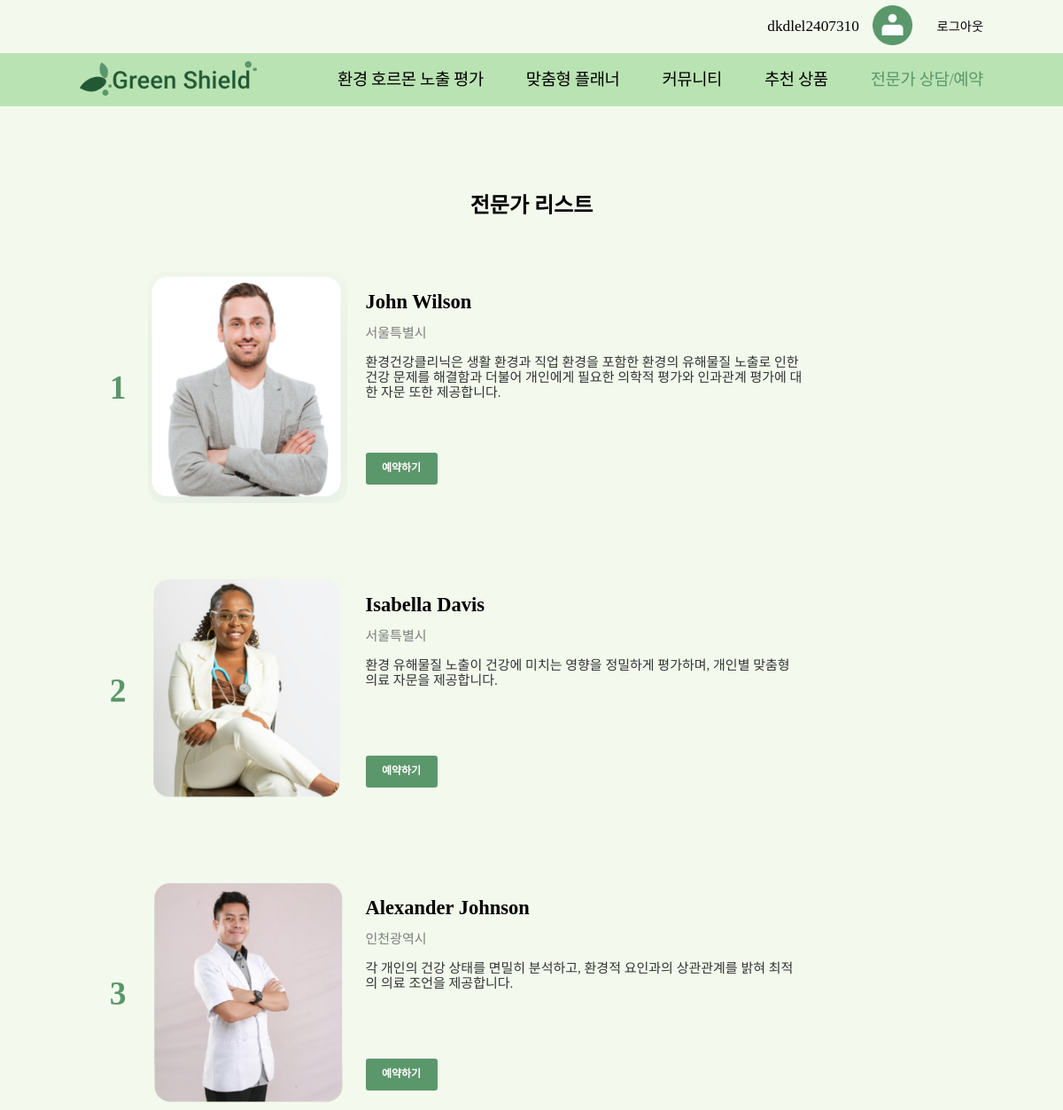
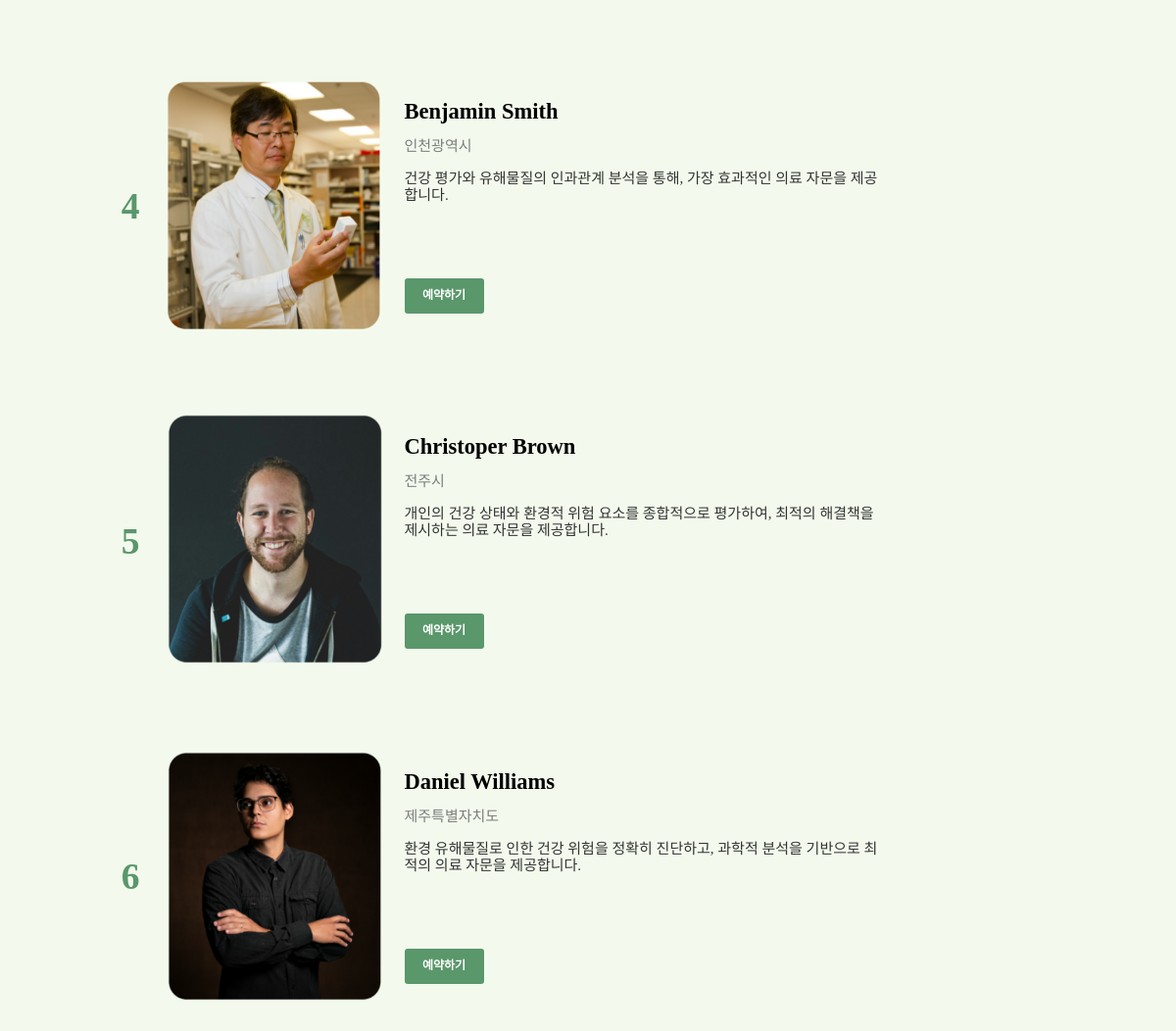
Page /green/expert/ (signed in) on the committed database (2 pictures, top to bottom).
### green/models.py (models this page shows, shortened)
class Expert(models.Model):
    name = models.CharField(max_length=100)
    location = models.CharField(max_length=100)
    description = models.TextField()
    photo = models.ImageField(upload_to='experts/')

### green/views.py (the view)
# urls.py: path('expert/', views.expert, name='expert'),
@login_required
def expert(request):
    try:
        user_profile = UserProfile.objects.get(user=request.user)
        if not user_profile.is_premium:
            return redirect('green:premium_info')
    except UserProfile.DoesNotExist:
        return redirect('green:premium_info')
    experts = Expert.objects.all()
    return render(request, 'green/expert.html', {'experts': experts})

### green/templates/green/expert.html (shortened to what this page needs)
{% load static %} {% include 'green/header.html' %}
<!DOCTYPE html>
<html lang="ko">
  <head>
    <link rel="stylesheet" href="{% static 'css/expert.css' %}" />
  </head>
  <body>
    <section>
      <h1 class="page-name">전문가 리스트</h1>
      <ol class="expert-lists">
        {% for expert in experts %}
        <li class="expert-list">
          <div class="img-back_reservation_expert">
            <img src="{{ expert.photo.url }}" alt="{{ expert.name }}" class="img-back_reservation_expert" />
          </div>
          <div class="container">
            <div class="info-container">
              <h4 class="name">{{ expert.name }}</h4>
              <p class="location">{{ expert.location }}</p>
              <p class="introduce">{{ expert.description }}</p>
            </div>
            <a href="{% url 'green:reserve' expert.id %}" class="button">
              <button>예약하기</button>
            </a>
          </div>
        </li>
        {% endfor %}
      </ol>
    </section>
  </body>
</html>

### green/templates/green/header.html (shortened to what this page needs)
{% load static %}
<!DOCTYPE html>
<html lang="ko">
  <head>
    <link rel="stylesheet" href="{% static 'css/resetCSS.css' %}" />
    <link rel="stylesheet" href="{% static 'css/header.css' %}" />
  </head>
  <body>
    <header class="top-bar">
      <p class="user">
        <a href="{% url 'green:mypage' %}">{{ user.username }}</a>
      </p>
      <div>
        <img
          src="{% static 'img/anonymousProfile_header_60x60.png' %}"
          alt="img"
          class="img-AnonymousProfile"
        />
      </div>
      <p class="logout"><a href="#" id="logoutLink">로그아웃</a></p>
    </header>
    <nav class="top-bar">
      <div class="container">
        <a href="{% url 'green:main' %}">
          <div class="logo">
            <img
              src="{% static 'img/logo_header.png' %}"
              alt="GreenShield"
              class="logo"
            />
          </div>
        </a>
        <div class="nav-list">
          <a href="{% url 'green:test' %}" class="selected"
            >환경 호르몬 노출 평가</a
          >
          <a href="{% url 'green:list' %}">맞춤형 플래너</a>
          <a href="{% url 'green:community' %}">커뮤니티</a>
          <a href="{% url 'green:market' %}">추천 상품</a>
          <a href="{% url 'green:expert' %}">전문가 상담/예약</a>
        </div>
      </div>
    </nav>
  </body>
</html>

### static/css/header.css (style rules this page uses)
body { background-color: #f3faed; }
div.logo { width: 266px; height: 55px; }
img.logo { width: 266px; height: 55px; }
header.top-bar { display: flex; justify-content: flex-end; align-items: center; padding: 0 120px; height: 80px; z-index: 0; }
header.top-bar p.user { margin: 0 20px; font-weight: 500; font-size: 23px; }
header.top-bar p.logout { margin-left: 37px; font-weight: 500; font-size: 19px; }
header.top-bar img.img-AnonymousProfile { width: 60px; height: 60px; }
header.top-bar a { text-decoration: none; color: black; }
nav.top-bar { position: relative; z-index: 999; background-color: #bae3b3; padding: 0 120px; height: 80px; z-index: 0; }
nav.top-bar div.container { display: flex; justify-content: space-between; align-items: center; height: 80px; }
nav.top-bar div.nav-list { display: flex; justify-content: space-between; align-items: center; }
nav.top-bar div.nav-list a { margin-left: 64px; font-weight: 500; font-size: 25px; letter-spacing: -0.5px; text-decoration: none; color: black; }
nav.top-bar div.nav-list a.selected { color: #5a976b; }

### static/css/expert.css (style rules this page uses)
section h1.page-name { margin: 132px 0 80px 0; display: flex; justify-content: center; }
section ol.expert-lists { margin: 0; padding: 0 120px; list-style: none; counter-reset: list-counter; }
section li.expert-list { display: flex; justify-content: flex-start; align-items: center; margin-bottom: 108px; counter-increment: list-counter; position: relative; padding-left: 102px; }
section li.expert-list::before { content: counter(list-counter); position: absolute; left: 45px; text-align: center; font-weight: 900; font-size: 50px; color: #5a976b; }
section div.img-back_reservation_expert { margin: 0; padding: 0; width: 300px; height: 348px; border-radius: 24px; overflow: hidden; }
section img.img-back_reservation_expert { margin: 0; padding: 0; width: 100%; height: 100%; object-fit: cover; }
section div.container { width: 718px; height: 348px; display: flex; justify-content: space-between; align-items: flex-start; flex-direction: column; }
section div.info-container { padding: 28px; }
section h4.name { margin: 0 0 20px 0; padding: 0; font-weight: 900; font-size: 30px; }
section p.location { margin: 0 0 20px 0; padding: 0; font-weight: 500; font-size: 20px; color: #7d7d7d; }
section p.introduce { margin: 0 0 20px 0; padding: 0; font-weight: 500; font-size: 20px; color: #333333; }
a.button { margin: 28px; width: 108px; height: 48px; }
section button { margin: 0; width: 108px; height: 48px; border: none; border-radius: 4px; background-color: #5a976b; font-weight: 900; font-size: 16px; color: white; }

### rows in the picture
Expert: photo (picture), name "John Wilson", location "서울특별시", description "환경건강클리닉은 생활 환경과 직업 환경을 포함한 환경의 유해물질 노출로 인한 건강 문제를 해결함과 더불어 개인에게 필요한 의학적 평가와 인과관계 평가에 대한 자문 또한 제공합니다."
Expert: photo (picture), name "Isabella Davis", location "서울특별시", description "환경 유해물질 노출이 건강에 미치는 영향을 정밀하게 평가하며, 개인별 맞춤형 의료 자문을 제공합니다."
Expert: photo (picture), name "Alexander Johnson", location "인천광역시", description "각 개인의 건강 상태를 면밀히 분석하고, 환경적 요인과의 상관관계를 밝혀 최적의 의료 조언을 제공합니다."
Expert: photo (picture), name "Benjamin Smith", location "인천광역시", description "건강 평가와 유해물질의 인과관계 분석을 통해, 가장 효과적인 의료 자문을 제공합니다."
Expert: photo (picture), name "Christoper Brown", location "전주시", description "개인의 건강 상태와 환경적 위험 요소를 종합적으로 평가하여, 최적의 해결책을 제시하는 의료 자문을 제공합니다."
Expert: photo (picture), name "Daniel Williams", location "제주특별자치도", description "환경 유해물질로 인한 건강 위험을 정확히 진단하고, 과학적 분석을 기반으로 최적의 의료 자문을 제공합니다."

### other values in the picture
{{ user.username }} "dkdlel2407310"
